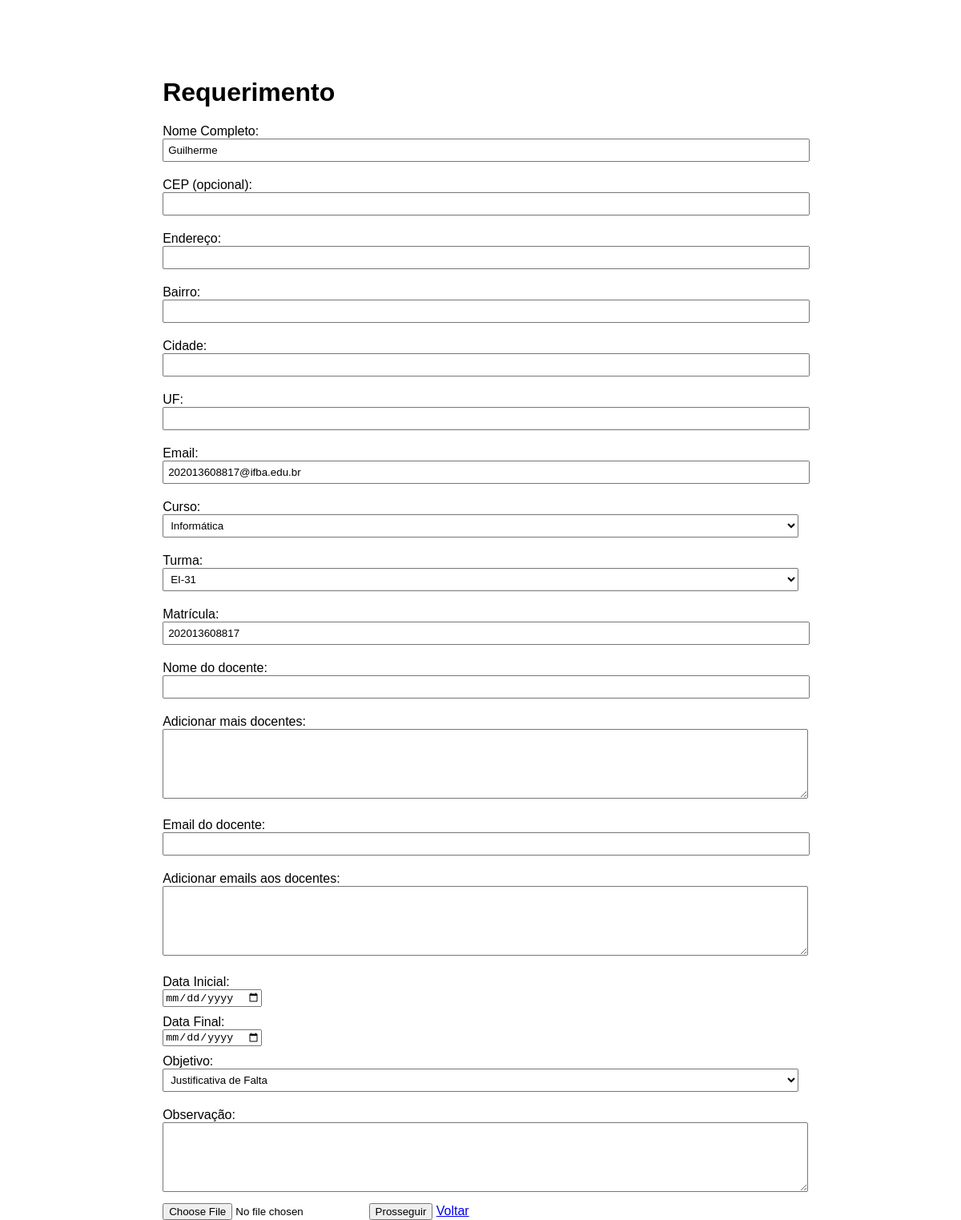
Screenshot of /discente/index.php?id=2 (signed in) with the database file from the repository.
### tables this page shows
CREATE TABLE `discente` (
  `id` int(11) NOT NULL,
  `matricula` bigint(15) NOT NULL,
  `email` varchar(100) NOT NULL,
  `senha` varchar(20) NOT NULL,
  `nome_aluno` varchar(100) NOT NULL,
  `endereco` varchar(150) NOT NULL,
  `identificador` varchar(6) NOT NULL,
  `curso` varchar(50) NOT NULL
);

### login/conexao.php (called while the page is built, shortened)
<?php
	Function banco($server, $user, $password, $db, $consulta)
	{
	 $banco =  new mysqli($server, $user, $password, $db);
	 if (!$resultado = $banco->query($consulta)) {
		        echo "Falha na consulta referência: (".$banco->errno.") - ".$banco->error;
				  echo "<a href = 'incluir.php'> <img src = 'img/fundo/voltar.png' / width = 40 heigth= 40> </a>";
				  exit();
	 }
	 return $resultado;
	}
?>

### discente/index.php (the view, shortened to what this page needs)
<?php
    include('../login/conexao.php');
    extract($_POST);
    $id = $_GET['id'];
    $consulta = "SELECT * FROM discente WHERE id = '$id'";
    $resultado = banco($server, $user, $password, $db, $consulta);
    if($resultado->num_rows > 0){
        while($user_data = mysqli_fetch_assoc($resultado))
        {
            $nome1 = $user_data['nome_aluno'];
            $matricula1 = $user_data['matricula'];
            $email1 = $user_data['email'];
        }
    }
?>
    <!DOCTYPE html>
    <html lang="pt-br">
    <head>
        <link rel="stylesheet" href="../css/requerimento.css">
    </head>
    <body>
        <h1> Requerimento</h1>
        <form action="" method="post" enctype="multipart/form-data">
            <label>Nome Completo:</label>
            <input type="text" name="nome" value=<?php echo $nome1;?>>
            <label> CEP (opcional): </label>
            <input type="text" name="cep" id="cep" onchange="buscarEndereco()">
            <label>Endereço: </label>
            <input type="text" name="end" id="end" required>
            <label>Bairro:</label>
            <input type="text" name="bairro" id="bairro" required>
            <label>Cidade:</label>
            <input type="text" name="cidade" id="cidade" required>
            <label> UF: </label>
            <input type="text" name="uf" id="uf" required>
            <label>Email:</label>
            <input type="text" name="email" value=<?php echo $email1;?>>
            <label>Curso:</label>
            <?php
                $consultaCurso = "SELECT idcurso, nome_curso FROM curso";
                $resultadoCurso = banco("localhost", "root", "", "projeto", $consultaCurso);
                echo "<select name='curso'>";
                while ($linhaCurso = $resultadoCurso->fetch_assoc()) {
                    echo "<option value=" . $linhaCurso["idcurso"] . ">" . $linhaCurso["nome_curso"] . "</option>";
                }
                echo "</select>";
            ?>
            <label>Turma:</label>
            <?php
                $consultaTurma = "SELECT id_curso, nometurma FROM turma INNER JOIN curso ON idcurso WHERE id_curso = idcurso";
                $resultadoTurma = banco("localhost", "root", "", "projeto", $consultaTurma);
                echo "<select name='turma'>";
                while ($linhaTurma = $resultadoTurma->fetch_assoc()) {
                    echo "<option value=" . $linhaTurma["id_curso"] . ">" . $linhaTurma["nometurma"] . "</option>";
                }
                echo "</select>";
            ?>
            <label>Matrícula:</label>
            <input type="text" name="matricula" value=<?php echo $matricula1;?> required>
            <label>Nome do docente: </label>
            <input type="text" name="docente_nome" required>
            <label>Adicionar mais docentes: </label>
            <textarea name="docentes_nomes" rows="5"></textarea>
            <label>Email do docente: </label>
            <input type="text" name="docente_email" required>
            <label>Adicionar emails aos docentes: </label>
            <textarea name="docentes_emails" rows="5"></textarea>
            <label>Data Inicial:</label>
            <input type="date" name = data_inicial required>
            <label>Data Final:</label>
            <input type="date" name = data_final required>
            <label>Objetivo:</label>
            <select name="objeto">
                <option value="Justificativa de Falta"> Justificativa de Falta</option>
            </select>
            <label>Observação:</label>
            <textarea name="obs" rows="5"></textarea>
            <input type= "file" name="file"/>
            <input type="submit" value="Prosseguir" name='acao' >
            <a href="pagina_inicial.php">Voltar</a>
        </form>
</body>
</html>

### css/requerimento.css (style rules this page uses)
body { font-family: Arial, sans-serif; width: 210mm; height: 297mm; margin: 0 auto; padding: 20mm; }
label { display: block; margin-top: 10px; }
input[type="text"], select, textarea { width: 100%; padding: 5px; margin-bottom: 10px; }
select { width: 100%; }
textarea { width: 100%; }

### rows the page displays
discente: nome "Guilherme", email "202013608817@ifba.edu.br", matricula "202013608817"

### other values shown
form field curso "Informática"
form field turma "EI-31"
